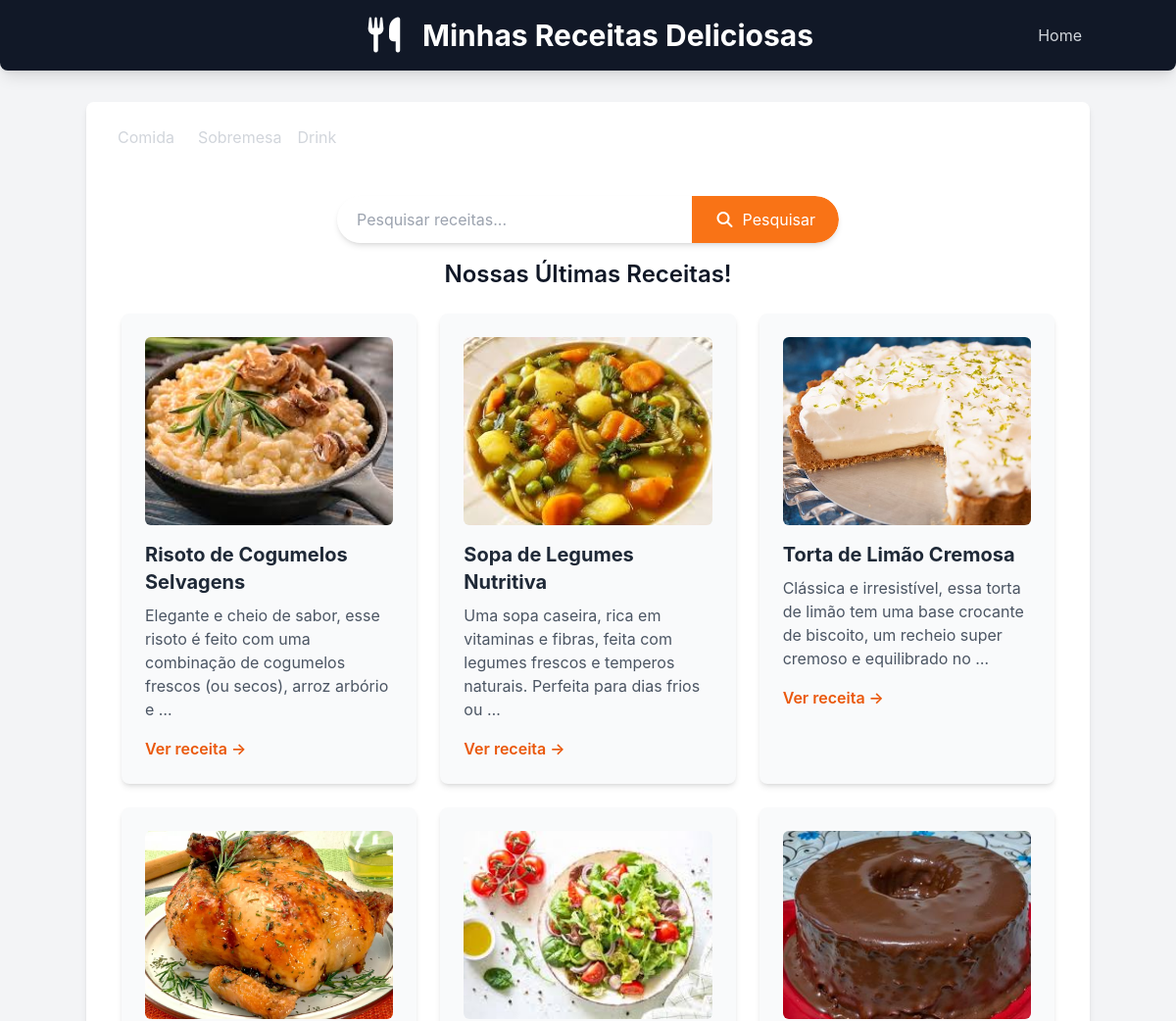
The page /receitas/ (upper part) on the database as committed earlier.
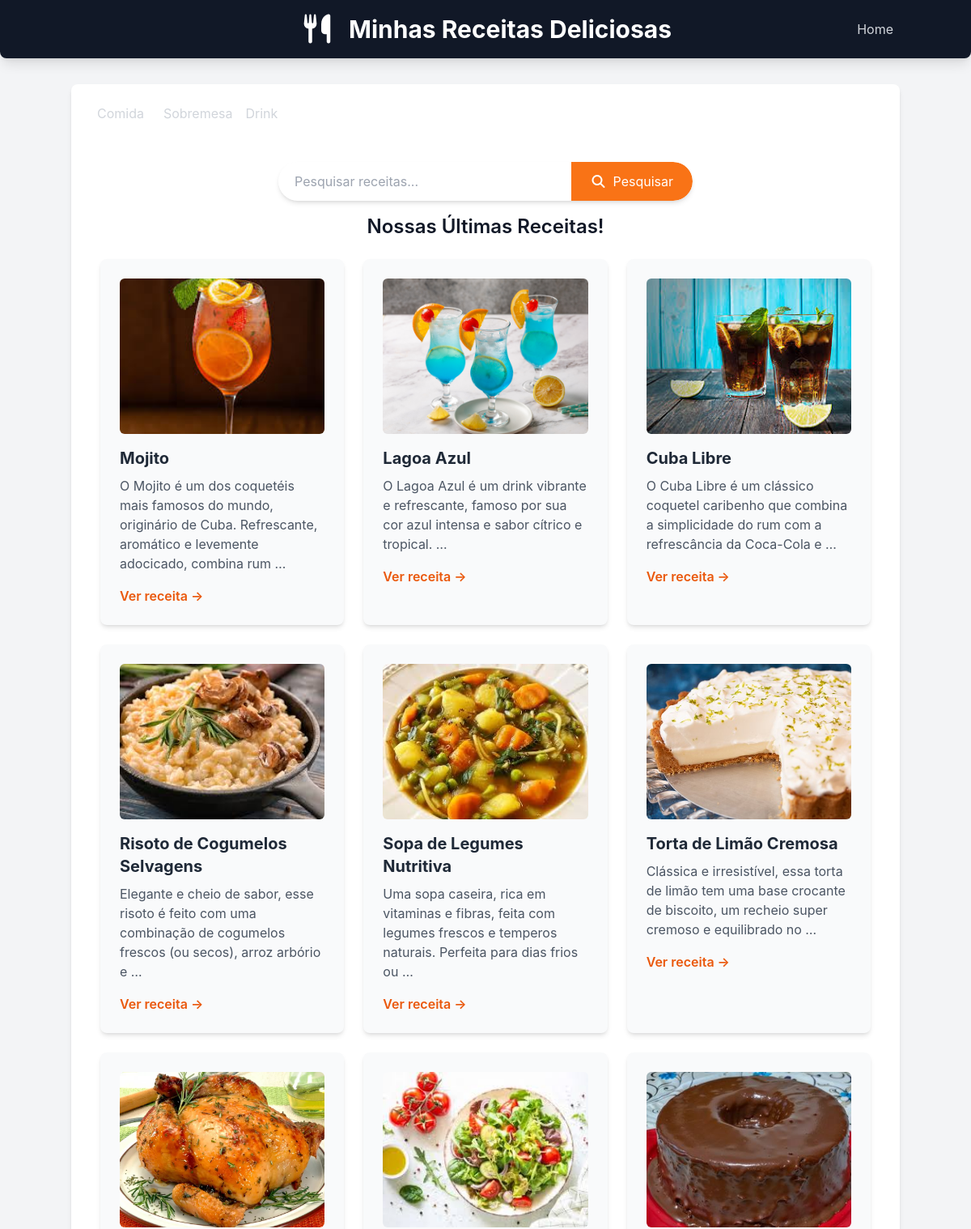
The same page on the database as committed later.
### receitas/models.py (models this page shows, shortened)
class Receita(models.Model):
    CATEGORIAS =[
        ('comida','Comida'),
        ('sobremesa','Sobremesa'),
        ('drink','Drink'),
    ]
    title = models.CharField("Título", max_length=200)
    description = models.TextField("Descrição")
    ingredients = models.TextField("Ingredientes")
    instructions = models.TextField("Modo de preparo")
    image = models.ImageField("Imagem", upload_to='receitas/images/', blank=True, null=True)
    categoria = models.CharField("Categoria", max_length=20, choices=CATEGORIAS, default='comida')
    created_at = models.DateTimeField(auto_now_add=True)
    updated_at = models.DateTimeField(auto_now=True)
    class Meta:
        verbose_name = "Receita"
        verbose_name_plural = "Receitas"
        ordering = ['-created_at'] #ordena as receitas pela data de criação (mais novas primeiro)

### receitas/views.py (the view)
# urls.py: 2. Add a URL to urlpatterns:  path('', views.home, name='home')
def home(request):
    categoria_slug = request.GET.get('categoria')
    categorias_choices = [choice[0] for choice in Receita.CATEGORIAS]
    if categoria_slug:
        receitas = Receita.objects.filter(categoria=categoria_slug)
        categoria_selecionada = categoria_slug
    else:
        receitas = Receita.objects.all()
        categoria_selecionada = None
    return render(request, 'receitas/home.html', {'receitas':receitas, 'categoria': categorias_choices, 'categoria_selecionada': categoria_selecionada})

### receitas/templates/receitas/home.html (shortened to what this page needs)
{% extends "receitas/base.html"%}
{% block content %}
<nav class="ml-auto relative z-10 flex space-x-4">
    <a href="{% url 'home' %}?categoria=comida" class="text-gray-300 hover:text-orange-600 mx-2">Comida</a>
    <a href="{% url 'home' %}?categoria=sobremesa" class="text-gray-300 hover:text-orange-600 mx-2">Sobremesa</a>
    <a href="{% url 'home' %}?categoria=drink" class="text-gray-300 hover:text-orange-600 mx-2">Drink</a>
</nav>
<section class="container mx-auto mt-8 p-4 flex justify-center">
    <form method="get" action="{% url 'pesquisar_receitas' %}"
        class="w-full max-w-lg flex bg-white rounded-full shadow-md overflow-hidden">
        <input type="text" name="q" placeholder="Pesquisar receitas..."
            class="flex-grow p-3 text-gray-700 focus:outline-none focus:ring-2 focus:ring-orange-500 rounded-l-full pl-5">
        <button type="submit"
            class="bg-orange-500 hover:bg-orange-600 text-white p-3 px-6 rounded-r-full transition duration-300 ease-in-out flex items-center justify-center">
            <i class="fas fa-search mr-2"></i> Pesquisar
        </button>
    </form>
</section>
    <h2 class="text-2xl font-semibold mb-6 text-center">
        Nossas Últimas Receitas!
    </h2>
    <div class="flex flex-wrap justify-center gap-6">
        {% for receita in receitas %}
        <div
            class="w-full sm:w-[calc(50%-1.5rem)] lg:w-[calc(33.333%-1.5rem)] bg-gray-50 p-6 rounded-lg shadow-md hover:shadow-lg transition-shadow duration-300 ease-in-out">
            {% if receita.image %}
            <img src="{{receita.image.url}}" alt="Imagem de {{receita.title}}"
                class="w-full h-48 object-cover rounded-md mb-4">
            {% endif %}
            <h3 class="text-xl font-bold mb-2 text-gray-800">{{receita.title}}</h3>
            <p class="text-gray-600 mb-4">{{receita.description | truncatewords:20}}</p>
            <a href="{% url 'receita_detail' receita.id %}"
                class="text-orange-600 hover:text-orange-800 font-semibold">Ver receita &rarr;</a>
        </div>
        {% empty %}
        <p class="text-center text-gray-500 col-span-full">
            Nenhuma receita encontrada.
        </p>
        {% endfor %}
    </div>
{% endblock %}

Rows that differ between the two databases and show on the page:
added Receita: image (picture), title "Mojito", description "O Mojito é um dos coquetéis mais famosos do mundo, originário de Cuba. Refrescante, aromático e levemente adocicado, combina rum …"
added Receita: image (picture), title "Lagoa Azul", description "O Lagoa Azul é um drink vibrante e refrescante, famoso por sua cor azul intensa e sabor cítrico e tropical. …"
added Receita: image (picture), title "Cuba Libre", description "O Cuba Libre é um clássico coquetel caribenho que combina a simplicidade do rum com a refrescância da Coca-Cola e …"
